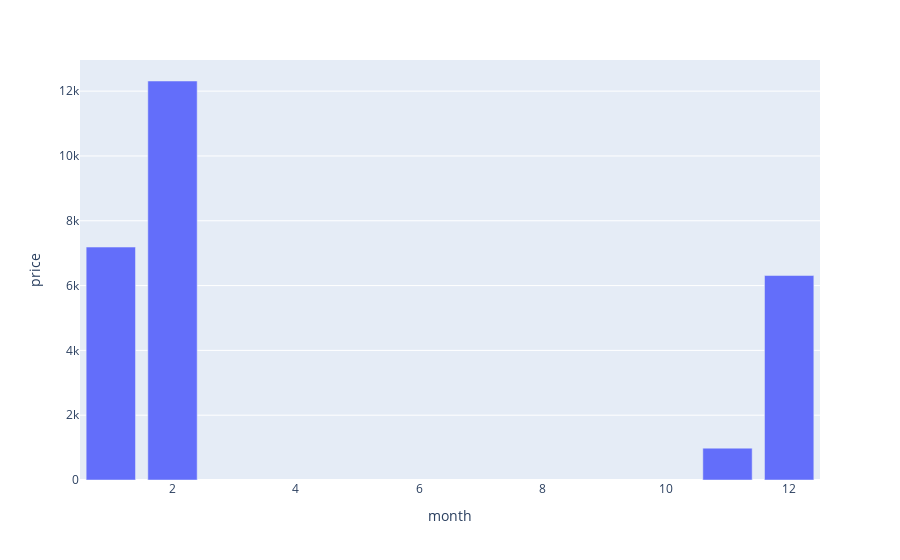

Notebook code for this chart:
### Code cell
def date_wise_df(value) : 
    dummy_df = df.groupby([value])['price'].sum().reset_index()
    fig = px.bar(dummy_df, x = value, y = 'price')
    return fig.show()

date_wise_df('month')

### Figure 1 — Plotly figure (JSON) as saved in the notebook; plotly's stock layout.template omitted (floating-point values rounded to 4 significant figures)
{"data": [{"alignmentgroup": "True", "hovertemplate": "month=%{x}<br>price=%{y}<extra></extra>", "legendgroup": "", "marker": {"color": "#636efa", "pattern": {"shape": ""}}, "name": "", "offsetgroup": "", "orientation": "v", "showlegend": false, "textposition": "auto", "type": "bar", "x": [1, 2, 11, 12], "xaxis": "x", "y": [7188, 12313, 983, 6310], "yaxis": "y"}], "layout": {"barmode": "relative", "legend": {"tracegroupgap": 0}, "margin": {"t": 60}, "xaxis": {"anchor": "y", "domain": [0, 1], "title": {"text": "month"}}, "yaxis": {"anchor": "x", "domain": [0, 1], "title": {"text": "price"}}}}
